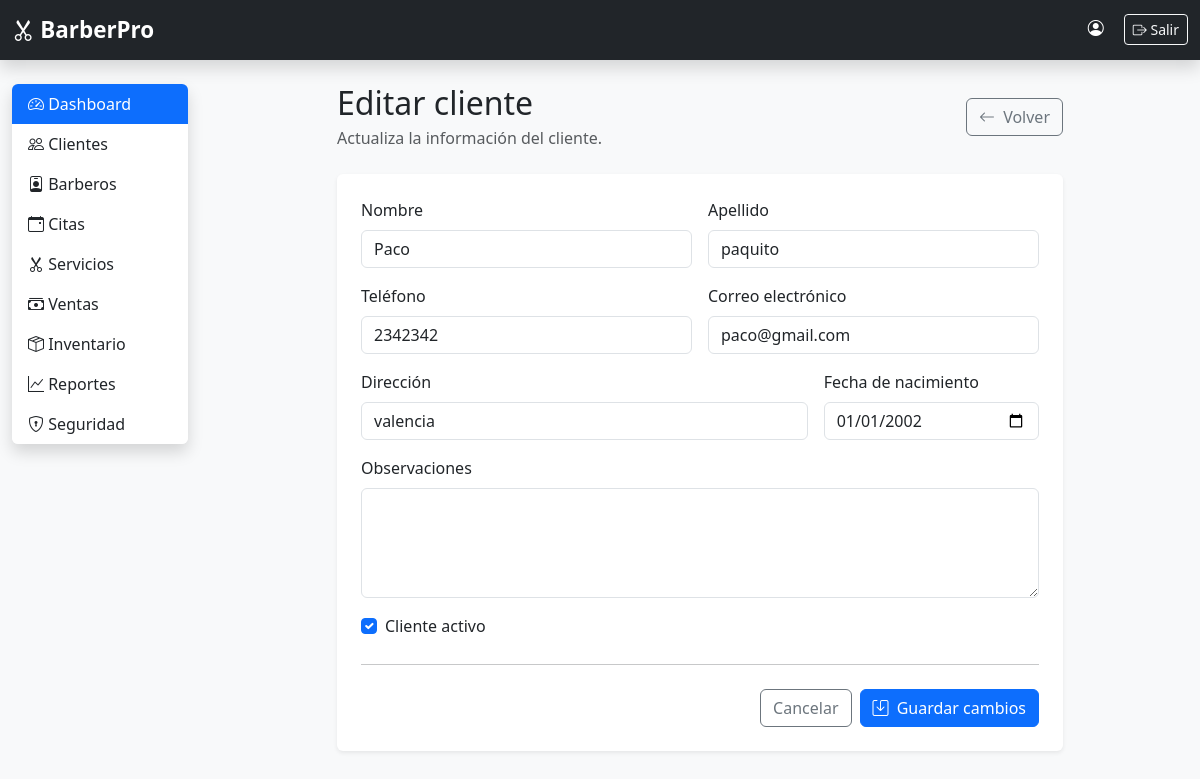
The app's page /clientes/11/editar/ (signed in) with its own data.
### clientes/models.py (models this page shows, shortened)
class Cliente(models.Model):
    nombre = models.CharField(max_length=100)
    apellido = models.CharField(max_length=100)
    telefono = models.CharField(max_length=20)
    email = models.EmailField(
        blank=True,
        null=True,
        verbose_name="Correo electrónico"
    )
    direccion = models.CharField(
        max_length=250,
        blank=True
    )
    fecha_nacimiento = models.DateField(
        blank=True,
        null=True
    )
    fecha_registro = models.DateTimeField(
        auto_now_add=True
    )
    observaciones = models.TextField(
        blank=True
    )
    activo = models.BooleanField(
        default=True
    )
    class Meta:
        ordering = ["nombre", "apellido"]
        verbose_name = "Cliente"
        verbose_name_plural = "Clientes"

### clientes/views.py (the view)
# urls.py: path("<int:pk>/editar/", views.editar_cliente, name="editar_cliente"),
@login_required
def editar_cliente(request, pk):
    cliente = get_object_or_404(Cliente, pk=pk)
    if request.method == "POST":
        formulario = ClienteForm(
            request.POST,
            instance=cliente,
        )
        if formulario.is_valid():
            formulario.save()
            return redirect("clientes:lista_clientes")
    else:
        formulario = ClienteForm(instance=cliente)
    return render(
        request,
        "clientes/formulario.html",
        {
            "formulario": formulario,
            "cliente": cliente,
            "titulo": "Editar cliente",
            "descripcion": "Actualiza la información del cliente.",
            "texto_boton": "Guardar cambios",
        },
    )

### clientes/templates/clientes/formulario.html (shortened to what this page needs)
{% extends "base.html" %}
{% block content %}
<div class="row justify-content-center">
<div class="col-lg-9">
    <div class="d-flex justify-content-between align-items-center mb-4">
        <div>
            <h2 class="mb-1">
                {{ titulo|default:"Nuevo cliente" }}
            </h2>
            <p class="text-muted mb-0">
                {{ descripcion|default:"Registra la información del cliente." }}
            </p>
        </div>
        <a
            href="{% url 'clientes:lista_clientes' %}"
            class="btn btn-outline-secondary"
        >
            <i class="bi bi-arrow-left me-1"></i>
            Volver
        </a>
    </div>
    <div class="card shadow-sm border-0">
        <div class="card-body p-4">
            <form method="post" novalidate>
                <div class="row g-3">
                    <div class="col-md-6">
                        <label
                            for="{{ formulario.nombre.id_for_label }}"
                            class="form-label"
                        >
                            Nombre
                        </label>
                        {{ formulario.nombre }}
                    </div>
                    <div class="col-md-6">
                        <label
                            for="{{ formulario.apellido.id_for_label }}"
                            class="form-label"
                        >
                            Apellido
                        </label>
                        {{ formulario.apellido }}
                    </div>
                    <div class="col-md-6">
                        <label
                            for="{{ formulario.telefono.id_for_label }}"
                            class="form-label"
                        >
                            Teléfono
                        </label>
                        {{ formulario.telefono }}
                    </div>
                    <div class="col-md-6">
                        <label
                            for="{{ formulario.email.id_for_label }}"
                            class="form-label"
                        >
                            Correo electrónico
                        </label>
                        {{ formulario.email }}
                    </div>
                    <div class="col-md-8">
                        <label
                            for="{{ formulario.direccion.id_for_label }}"
                            class="form-label"
                        >
                            Dirección
                        </label>
                        {{ formulario.direccion }}
                    </div>
                    <div class="col-md-4">
                        <label
                            for="{{ formulario.fecha_nacimiento.id_for_label }}"
                            class="form-label"
                        >
                            Fecha de nacimiento
                        </label>
                        {{ formulario.fecha_nacimiento }}
                    </div>
                    <div class="col-12">
                        <label
                            for="{{ formulario.observaciones.id_for_label }}"
                            class="form-label"
                        >
                            Observaciones
                        </label>
                        {{ formulario.observaciones }}
                    </div>
                    <div class="col-12">
                        <div class="form-check">
                            {{ formulario.activo }}
                            <label
                                for="{{ formulario.activo.id_for_label }}"
                                class="form-check-label"
                            >
                                Cliente activo
                            </label>
                        </div>
                    </div>
                </div>
                <hr class="my-4">
                <div class="d-flex justify-content-end gap-2">
                    <a
                        href="{% url 'clientes:lista_clientes' %}"
                        class="btn btn-outline-secondary"
                    >
                        Cancelar
                    </a>
                    <button
                        type="submit"
                        class="btn btn-primary"
                    >
                        <i class="bi bi-save me-1"></i>
                        {{ texto_boton|default:"Guardar cliente" }}
                    </button>
                </div>
            </form>
        </div>
    </div>
</div>
</div>
{% endblock %}

### templates/static/css/style.css (style rules this page uses)
body { font-family: "Segoe UI", sans-serif; }

### records on screen
Cliente: nombre "Paco", apellido "paquito", telefono "2342342", email "paco@gmail.com", direccion "valencia", fecha_nacimiento "01/01/2002", activo "☑"

### other values on screen
{{ titulo|default:"Nuevo cliente" }} "Editar cliente"
{{ descripcion|default:"Registra la información del cliente." }} "Actualiza la información del cliente."
{{ texto_boton|default:"Guardar cliente" }} "Guardar cambios"
